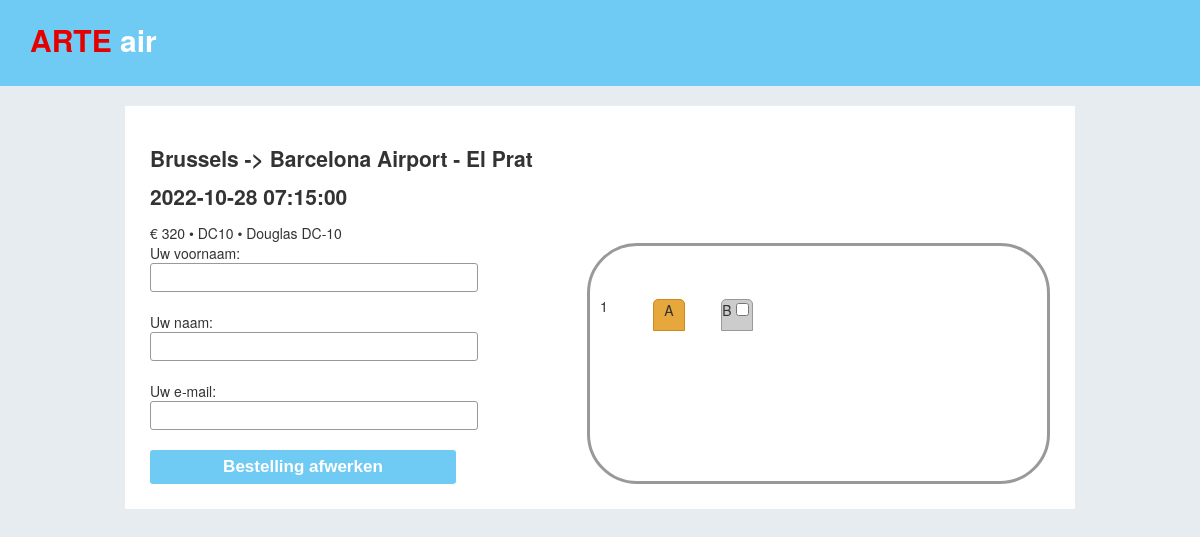
The page /order.php?flight_id=2 on the database its author committed.
### tables this page shows
CREATE TABLE `flight` (
  `flight_id` int(11) unsigned NOT NULL AUTO_INCREMENT,
  `date` datetime DEFAULT NULL,
  `from` int(11) DEFAULT NULL,
  `to` int(11) DEFAULT NULL,
  `aircraft_id` int(11) DEFAULT NULL,
  `ticket_price` float DEFAULT NULL,
  PRIMARY KEY (`flight_id`)
);

CREATE TABLE `airport` (
  `airport_id` int(11) unsigned NOT NULL AUTO_INCREMENT,
  `airport_code` varchar(20) DEFAULT NULL,
  `name` varchar(256) DEFAULT NULL,
  `country` varchar(4) DEFAULT NULL,
  `location` varchar(256) DEFAULT NULL,
  PRIMARY KEY (`airport_id`)
);

CREATE TABLE `aircraft` (
  `aircraft_id` int(11) unsigned NOT NULL AUTO_INCREMENT,
  `aircraft_code` varchar(10) DEFAULT NULL,
  `model` varchar(256) DEFAULT NULL,
  `year` int(11) DEFAULT NULL,
  `rows` int(11) DEFAULT NULL,
  `row_layout` varchar(25) DEFAULT NULL,
  PRIMARY KEY (`aircraft_id`)
);

### order.php (the view, shortened to what this page needs)
<?php
include 'includes/db.php';
$flight_id = $_GET['flight_id'];
$sql = "SELECT flight.*, af.name as from_name, at.name as to_name, aircraft.*
        FROM flight
        INNER join aircraft on flight.aircraft_id = aircraft.aircraft_id
        INNER JOIN airport af ON flight.from = af.airport_id
        INNER JOIN airport at ON flight.to = at.airport_id
        WHERE flight_id = :flight_placeholder";
$statement = $db->prepare($sql);
$statement->execute([
    ':flight_placeholder' => $flight_id
]);
$flight = $statement->fetch();
?><!DOCTYPE html>
<html lang="en">
<head>
    <link rel="stylesheet" href="./css/main.css">
</head>
<body>
<header>
    <a class="brand" href="index.php">ARTE <small>air</small></a>
</header>
<section>
<h1><?= $flight['from_name']; ?> -> <?= $flight['to_name']; ?></h1>
<h2><?= $flight['date']; ?></h2>
€ <?= $flight['ticket_price']; ?> &bull; <?= $flight['aircraft_code']; ?> &bull; <?= $flight['model']; ?>
    <form method="POST" action="./place_order.php">
<div class="order_form">
    <div class="seats">
        <div class="row">
            <span>1</span>
            <div class="seat seat-ordered">A</div>
            <div class="spacer"></div>
            <div class="seat">B<input type="checkbox" name="TODO" value="TODO"></div>
        </div>
    </div>
    <div class="form">
        Uw voornaam:   <input type="text" name="firstname" >  <br>
        Uw naam:   <input type="text" name="lastname">  <br>
        Uw e-mail:   <input type="text" name="email" >  <br>
        <button type="submit">Bestelling afwerken</button>
    </div>
    </div>
</form>
</section>
</body>
</html>

### css/main.css (style rules this page uses)
body { background: #e6ecf0; color: #333; font-size: 14px; line-height: 20px; overflow-y: scroll; font-family: "Helvetica Neue",Helvetica,Arial,sans-serif; position: relative; padding: 0; margin: 0; }
header { background: #70cbf4; padding: 30px; }
header .brand { color: #e50000; font-size: 30px; font-weight: bold; text-decoration: none; }
header .brand small { color: #fff; font-size: 30px; }
section { max-width: 900px; margin: 20px auto; background: #fff; padding: 25px; }
a { color: #70cbf4; }
.order_form { display: flex; }
.order_form > div { width: 50%; }
.order_form > .form { order: -1; }
.order_form > .form input { display: block; padding: 6px 10px; border-radius: 3px; border: solid 1px #999; width: 70%; }
.order_form > .form button { background: #70cbf4; border: none; padding: 7px 10px; color: #fff; font-weight: bold; font-size: 17px; border-radius: 3px; width: 70%; }
.seats { border: solid 3px #999; border-radius: 50px; padding: 50px 10px; display: inline-block; }
.seats .row { display: flex; }
.seats .row > span { width: 50px; }
.seats .row > .spacer { width: 30px; height: 30px; }
.seats .row > .seat { width: 30px; height: 30px; background: #ccc; border: solid 1px #999; border-top-left-radius: 5px; border-top-right-radius: 5px; text-align: center; margin: 3px; }
.seats .row > .seat.seat-ordered { background: hsl(38, 77%, 57%); border: solid 1px hsl(38, 77%, 45%); }

### rows shown on the page
flight: airport.name "Brussels", airport.name "Barcelona Airport - El Prat", date "2022-10-28 07:15:00", ticket_price "320", aircraft.aircraft_code "DC10", aircraft.model "Douglas DC-10"
